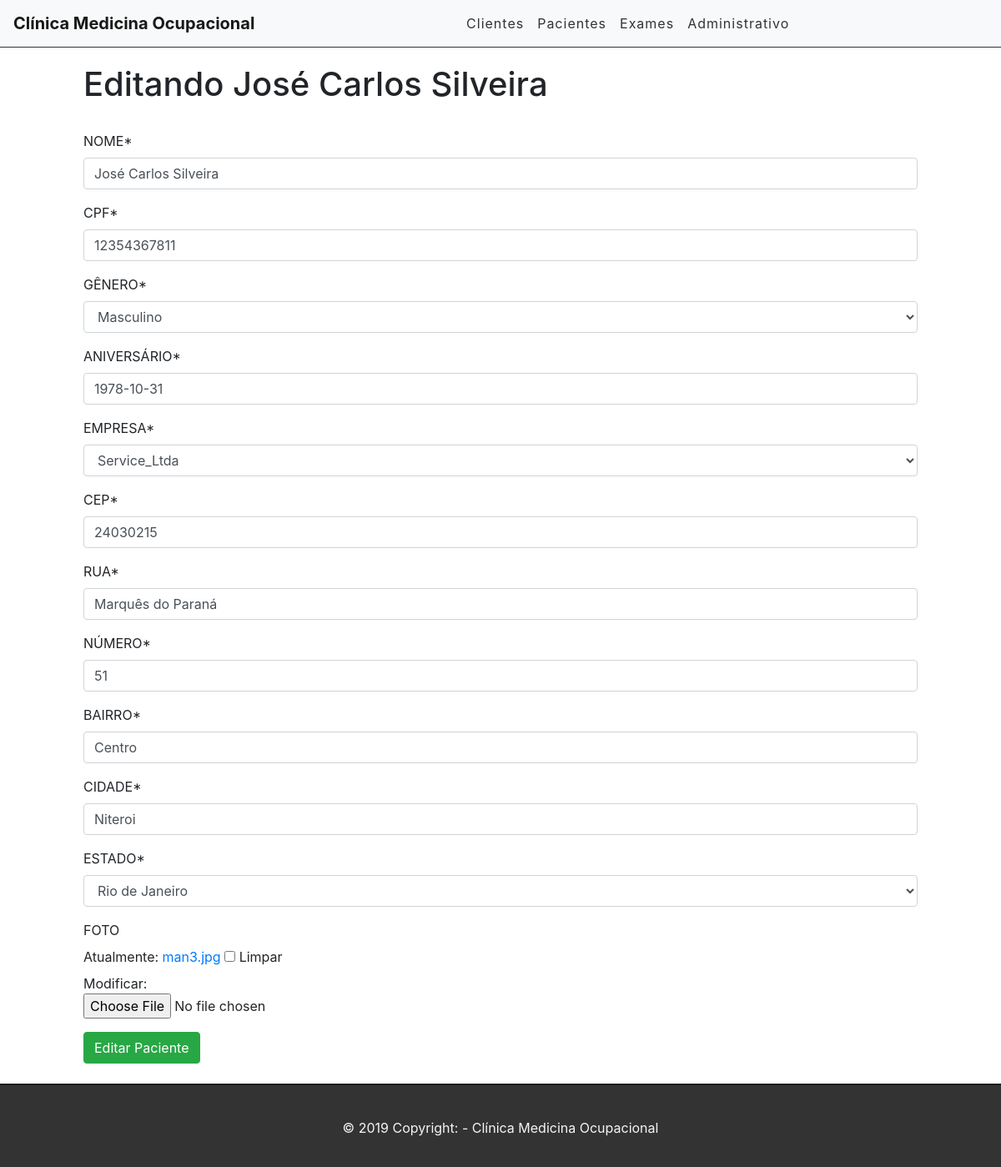
Screenshot of /edit_paciente/1 with the database file from the repository.
### clinica/models.py (models this page shows, shortened)
class Paciente(models.Model):
    ESTADO = EstadosBrasileiros.estado_brasileiro
    nome = models.CharField(verbose_name='NOME',max_length=70, null=False)
    cpf = models.CharField(verbose_name='CPF', max_length=11, null=False)
    genero = models.ForeignKey(Genero, verbose_name='GÊNERO', on_delete=models.CASCADE)
    aniversario = models.DateField(verbose_name='ANIVERSÁRIO', auto_now=False, auto_now_add=False)
    empresa = models.ForeignKey(Cliente, verbose_name='EMPRESA', on_delete=models.CASCADE)
    cep = models.CharField(verbose_name='CEP', max_length=8, null=False)
    rua = models.CharField(verbose_name='RUA', max_length=100, null=False)
    numero = models.DecimalField(verbose_name='NÚMERO', max_digits=6, decimal_places=0, default=0)
    bairro = models.CharField(verbose_name='BAIRRO', max_length=100, null=False)
    cidade = models.CharField(verbose_name='CIDADE', max_length=100, null=False)
    estado = models.CharField(verbose_name='ESTADO', max_length=60, choices=ESTADO, null=False)
    foto = models.ImageField(verbose_name='FOTO', blank=True, null=True)

### clinica/views.py (the view)
# urls.py: path('edit_paciente/<int:id>', views.editPaciente, name='url-edit-paciente'),
def editPaciente(request, id):
    pacientes = get_object_or_404(Paciente, pk=id)
    form = PacienteForm(instance=pacientes)
    if request.method == 'POST':
        form = PacienteForm(request.POST, instance=pacientes)
        if form.is_valid():
            pacientes.save()
            return redirect('/')
        else:
            return render(request, 'clinica/edit-paciente.html', {'form': form, 'pacientes': pacientes})
    else:
        return render(request, 'clinica/edit-paciente.html', {'form': form, 'pacientes': pacientes})

### clinica/forms.py
class PacienteForm(forms.ModelForm):
    class Meta:
        model = Paciente
        fields = ('nome','cpf', 'genero','aniversario','empresa',
                  'cep','rua','numero','bairro','cidade','estado',
                  'foto')

### clinica/models.py (called while the page is built)
    def __str__(self):
        return self.tipo

    def __str__(self):
        return str(self.nome_empresa) #+ ' - ' + str(self.cnpj)

### clinica/templates/clinica/edit-paciente.html (shortened to what this page needs)
{% extends 'base.html' %}
{% load crispy_forms_tags %}
{% block content %}
<div class="offset-1 col-10 list-div">
    <h1>Editando {{  pacientes.nome }}</h1>
    <br>
    <form method="POST">
        {{form|crispy}}
        <input type="submit" class="btn btn-success" value="Editar Paciente">
    </form>
</div>
<br>
{% endblock %}

### clinica/static/css/styles.css (style rules this page uses)
.list-div { padding: 0; }

### rows the page displays
Paciente: nome "José Carlos Silveira", cpf "12354367811", genero "Masculino", aniversario "1978-10-31", empresa "Service_Ltda", cep "24030215", rua "Marquês do Paraná", numero "51", bairro "Centro", cidade "Niteroi", estado "Rio de Janeiro"
